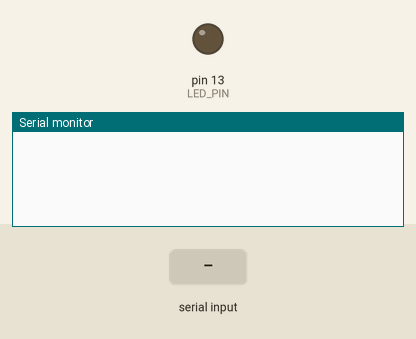
Simulated run of this sketch. Board: Arduino Uno, built with avr-gcc and run on an emulated ATmega328P. On the bench: output pins drawn as LEDs (lit = HIGH), the last lines printed to the serial monitor. The test bench sets the inputs (shaded band).

Above: at 1.2 s.
1.3 s: "Green on" received over the second serial link
At 3.3 s:
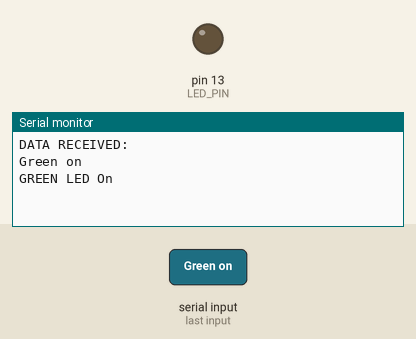
3.8 s: "Green On" received over the second serial link
At 5.3 s:
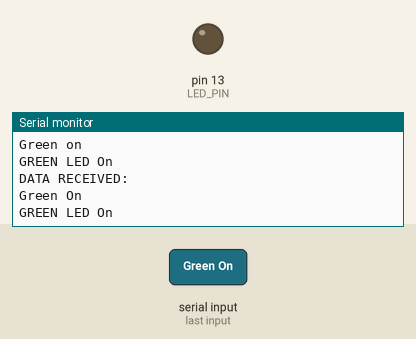
6.3 s: "Green off" received over the second serial link
At 8.3 s:
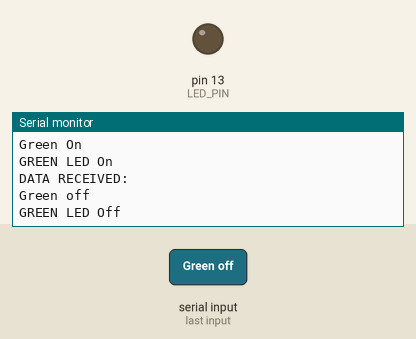

Measured:
- after the input at 1.3 s, the serial monitor: prints a new line after 1.0 s (image 1)
- after the input at 3.8 s, the serial monitor: prints a new line after 1.0 s (image 2)
- after the input at 6.3 s, the serial monitor: prints a new line after 1.0 s (image 3)

The sketch:

voice_controlled_led_HM10.ino
```cpp
#include <SoftwareSerial.h>

#define RX 2
#define TX 3
int LED_PIN=13;
int GREEN=8;
int RED=9;

SoftwareSerial mySerial(RX, TX);

void setup()
{
    mySerial.begin(9600);
    Serial.begin(9600);
    pinMode(LED_PIN, OUTPUT);
}

void loop()
{
    String msg = "";
    if (mySerial.available())
    {
        msg=mySerial.readString();
        Serial.println("\nDATA RECEIVED:\n");
        Serial.print(msg);


        if((msg.indexOf("Green on") > -1) || (msg.indexOf("Green On") > -1))
        {
            digitalWrite(GREEN, HIGH);
            Serial.println("\nGREEN LED On\n");
        }
        else if((msg.indexOf("Green off") > -1) || (msg.indexOf("Green Off") > -1))
        {
            digitalWrite(GREEN, LOW);
            Serial.println("\nGREEN LED Off\n");
        }
        else if((msg.indexOf("Read on") > -1) || (msg.indexOf("Read On") > -1))
        {
            digitalWrite(RED, HIGH);
            Serial.println("\nGREEN LED On\n");
        }
        else if((msg.indexOf("Read off") > -1) || (msg.indexOf("Read Off") > -1))
        {
            digitalWrite(RED, LOW);
            Serial.println("\nGREEN LED Off\n");
        }
        else
        {
            if((msg.indexOf("on") > -1) || (msg.indexOf("On") > -1))
            {
                digitalWrite(LED_PIN, 1);
                digitalWrite(GREEN, HIGH);
                digitalWrite(RED, HIGH);
                Serial.println("\nLED On\n");
            }
            if((msg.indexOf("off") > -1) || (msg.indexOf("Off") > -1))
            {
                digitalWrite(LED_PIN, 0);
                digitalWrite(GREEN, LOW);
                digitalWrite(RED, LOW);
                Serial.println("\nLED Off\n");
            }
        }
    }
}
```
